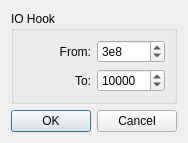
<?xml version="1.0" encoding="UTF-8"?>
<ui version="4.0">
 <class>TDebugDialog</class>
 <widget class="QDialog" name="TDebugDialog">
  <property name="geometry">
   <rect>
    <x>0</x>
    <y>0</y>
    <width>174</width>
    <height>127</height>
   </rect>
  </property>
  <property name="windowTitle">
   <string>Dialog</string>
  </property>
  <layout class="QVBoxLayout" name="verticalLayout">
   <item>
    <widget class="QGroupBox" name="groupBox">
     <property name="title">
      <string>IO Hook</string>
     </property>
     <layout class="QVBoxLayout" name="verticalLayout_2">
      <item>
       <layout class="QGridLayout" name="gridLayout">
        <item row="0" column="0">
         <widget class="QLabel" name="label_5">
          <property name="text">
           <string>From:</string>
          </property>
          <property name="alignment">
           <set>Qt::AlignRight|Qt::AlignTrailing|Qt::AlignVCenter</set>
          </property>
         </widget>
        </item>
        <item row="1" column="0">
         <widget class="QLabel" name="label_6">
          <property name="text">
           <string>To:</string>
          </property>
          <property name="alignment">
           <set>Qt::AlignRight|Qt::AlignTrailing|Qt::AlignVCenter</set>
          </property>
         </widget>
        </item>
        <item row="0" column="1">
         <widget class="QSpinBox" name="sbIOHookFrom">
          <property name="maximum">
           <number>999999999</number>
          </property>
          <property name="value">
           <number>1000</number>
          </property>
          <property name="displayIntegerBase">
           <number>16</number>
          </property>
         </widget>
        </item>
        <item row="1" column="1">
         <widget class="QSpinBox" name="sbIOHookTo">
          <property name="maximum">
           <number>999999999</number>
          </property>
          <property name="value">
           <number>65536</number>
          </property>
          <property name="displayIntegerBase">
           <number>16</number>
          </property>
         </widget>
        </item>
       </layout>
      </item>
     </layout>
    </widget>
   </item>
   <item>
    <widget class="QDialogButtonBox" name="buttonBox">
     <property name="orientation">
      <enum>Qt::Horizontal</enum>
     </property>
     <property name="standardButtons">
      <set>QDialogButtonBox::Cancel|QDialogButtonBox::Ok</set>
     </property>
    </widget>
   </item>
  </layout>
 </widget>
 <resources/>
 <connections>
  <connection>
   <sender>buttonBox</sender>
   <signal>accepted()</signal>
   <receiver>TDebugDialog</receiver>
   <slot>accept()</slot>
   <hints>
    <hint type="sourcelabel">
     <x>248</x>
     <y>254</y>
    </hint>
    <hint type="destinationlabel">
     <x>157</x>
     <y>274</y>
    </hint>
   </hints>
  </connection>
  <connection>
   <sender>buttonBox</sender>
   <signal>rejected()</signal>
   <receiver>TDebugDialog</receiver>
   <slot>reject()</slot>
   <hints>
    <hint type="sourcelabel">
     <x>316</x>
     <y>260</y>
    </hint>
    <hint type="destinationlabel">
     <x>286</x>
     <y>274</y>
    </hint>
   </hints>
  </connection>
 </connections>
</ui>
